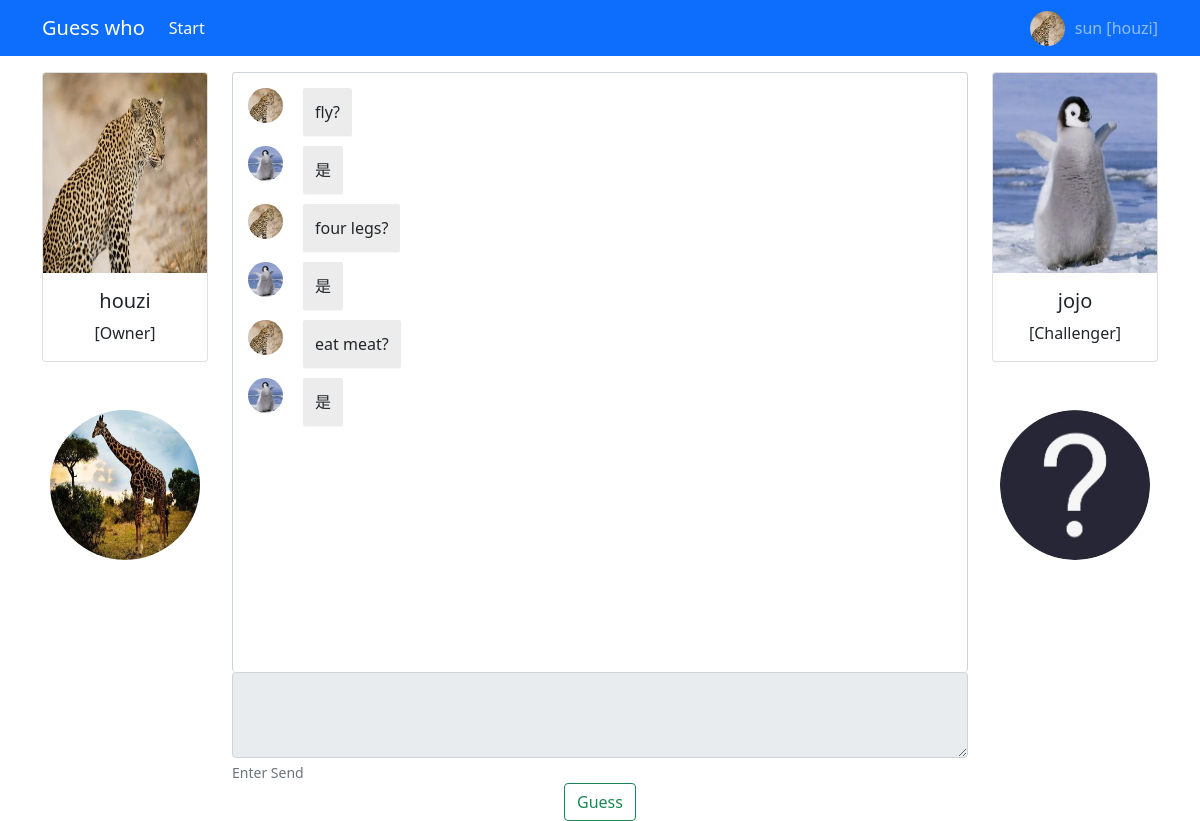
/play/room/1/run (signed in), run on the app's committed database.
### application/models.py (models this page shows, shortened)
class User(UserMixin, db.Model):
    id = Column(Integer, primary_key=True)
    username = Column(String(128), nullable=False, unique=True)
    nickname = Column(String(128), default='', comment='nickname')
    _avatar = Column(
        'avatar',
        String(64),
        default='avatar/_default.jpg',
        comment='avatar'
    )
    role = db.Column(db.Enum('admin', 'simpleuser'), nullable=False, default='simpleuser')
    password = Column(String(128), nullable=False)
    @property
    def avatar(self):
        return url_for('static', filename=self._avatar)
    @avatar.setter
    def avatar(self, file):
        if file and isinstance(file, FileStorage):
            ext_name = file.headers['Content-Type'].split('/')[1]
            avatar_name = f'avatar/{self.username}.{ext_name}'
            file.save(Path(current_app.static_folder) / avatar_name)
            self._avatar = avatar_name
    @staticmethod
    @login_manager.user_loader
    def loader_user(user_id):
        return User.query.get(user_id)

class RoomInfo(db.Model):
    id = Column(Integer, primary_key=True)
    room_id = Column(Integer, ForeignKey('room.id'), index=True)
    question_at = Column(DateTime, default=datetime.now)
    question = Column(Text, nullable=False)
    answer = Column(String(128))
    answer_at = Column(DateTime, onupdate=datetime.now)
    question_user_id = Column(Integer, ForeignKey('user.id'), index=True)
    answer_user_id = Column(Integer, ForeignKey('user.id'), index=True)
    room = db.relationship('Room', back_populates='info')
    question_user = db.relationship('User', foreign_keys=question_user_id)
    answer_user = db.relationship('User', foreign_keys=answer_user_id)

### application/views/play.py (the view)
@bp.route('/room/<int:id>/run')
@login_required
def play_run(id):
    room = Room.query.get(id)
    if current_user not in [room.owner, room.guest]:
        raise Forbidden()
    return render_template('play_run.html', room=room)

### application/models.py (called while the page is built)
    @property
    def owner_lurk_src(self):
        for target in self.resource:
            if int(target['id']) == self.owner_lurk:
                return url_for('static', filename=target['name'])

    @property
    def resource(self):
        return json.loads(self._resource) if self._resource else None

    def can_question(self):
        if current_user == self.owner:
            if self.info and self.info[-1].question_user == current_user:
                return False
            return True
        if current_user == self.guest:
            if self.info and self.info[-1].question_user != current_user:
                return True
            return False

### application/views/play.py (called while the page is built)
@bp.before_request
def before():
    if Resource.query.count() < 9:
        return redirect(url_for('uploads.index_view'))

### application/templates/play_run.html (shortened to what this page needs)
{% extends 'play_base.html' %}
{% block body %}
    <div class="row">
        <div class="col col-lg-2 text-center" id="ownerInfo">
            {% include '_owner_join.html' %}
        </div>
        <div class="col col-lg-8">
            <div id="play-info">
                {% for info in room.info %}
                    <div class="msg-item">
                        <div class="msg-avatar">
                            <img src="{{ room.owner.avatar }}">
                        </div>
                        <div class="msg-content">{{ info.question }}</div>
                    </div>
                    {% if info.answer %}
                        <div class="msg-item">
                            <div class="msg-avatar">
                                <img src="{{ room.guest.avatar }}">
                            </div>
                            <div class="msg-content">{{ info.answer }}</div>
                        </div>
                    {% endif %}
                {% endfor %}
            </div>
            <div id="play-question">
                <textarea class="form-control" rows="3" {%- if not room.can_question() %}
                          disabled{%- endif -%}></textarea>
                <div class="form-text">Enter Send</div>
            </div>
        </div>
        <div class="col col-lg-2 text-center" id="guestInfo">
            {% include '_guest_join.html' %}
        </div>
    </div>
    <div id="over" class="text-center">
        <button type="button" data-bs-toggle="modal" data-bs-target="#gameOver" class="btn btn-outline-success">Guess
        </button>
    </div>
{% endblock %}

### application/templates/base.html (shortened to what this page needs)
{% from 'bootstrap4/utils.html' import render_messages %}
<html>
<head>
    <link rel="icon" href="{{ url_for('static', filename='face.jpg') }}" rel="stylesheet">
    <link href="{{ url_for('static', filename='bootstrap/css/bootstrap.min.css') }}" rel="stylesheet">
    <link href="https://cdn.bootcdn.net/ajax/libs/limonte-sweetalert2/11.4.6/sweetalert2.min.css" rel="stylesheet">
</head>
<body>
<nav class="navbar navbar-expand-lg navbar-dark bg-primary">
    <div class="container">
        <a class="navbar-brand" href="{{ url_for('dashboard.index_view') }}">Guess who</a>
        <div class="collapse navbar-collapse" id="navbarSupportedContent">
            <ul class="navbar-nav me-auto mb-2 mb-lg-0">
                <li class="nav-item">
                    <a class="nav-link active" href="{{ url_for('play.create_room_view') }}">Start</a>
                </li>
            </ul>
        </div>
        <div class="d-flex">
            <a class="personal active" href="{{ url_for('personal.index_view') }}">
                <img class="personal-avatar" src="{{ current_user.avatar }}">
                {{ current_user.username }} [{{ current_user.nickname }}]
            </a>
        </div>
    </div>
</nav>
<div class="container mt-3">
    {% block body %}{% endblock %}
</div>
</body>
</html>

### application/templates/_owner_join.html
<div class="card">
    <img src="{{ room.owner.avatar or url_for('static', filename='avatar/_guest.jpg') }}" class="card-img-top"
         style="height: 200px">
    <div class="card-body" id="guest-info">
        <h5 class="card-title">
            {{ room.owner.nickname }}
        </h5>
        <p class="card-text">[Owner]</p>
    </div>
</div>
{% if room.owner_lurk and room.owner == current_user %}
    <img src="{{ room.owner_lurk_src }}" class="mt-5 lurk">
{% else %}
    <img src="{{ url_for('static', filename='lurk.jpg') }}" class="mt-5 lurk">
{% endif %}

### application/templates/_guest_join.html
<div class="card">
    <img src="{{ room.guest.avatar or url_for('static', filename='avatar/_guest.jpg') }}" class="card-img-top"
         style="height: 200px">
    <div class="card-body" id="guest-info">
        <h5 class="card-title">
            {{ room.guest.nickname }}
        </h5>
        <p class="card-text">[Challenger]</p>
    </div>
</div>
{% if room.guest_lurk and room.guest == current_user %}
    <img src="{{ room.guest_lurk_src }}" class="mt-5 lurk">
{% else %}
    <img src="{{ url_for('static', filename='lurk.jpg') }}" class="mt-5 lurk">
{% endif %}

### application/templates/base.html (style rules this page uses)
.personal { color: rgba(255, 255, 255, .55); text-decoration: none; line-height: 35px; text-indent: 10px; }
.personal-avatar { float: left; height: 35px; width: 35px; border-radius: 50%; }

### application/templates/play_base.html (style rules this page uses)
#play-info { height: 600px; overflow: scroll; overflow-x: hidden; border: 1px solid #ced4da; border-bottom: none; border-radius: 0.25rem; padding: 10px 10px 0px 10px; }
#play-info .msg-item { padding: 5px; }
#play-info .msg-item .msg-avatar img { float: left; height: 35px; width: 35px; border-radius: 50%; }
#play-info .msg-item .msg-content { background: #ECECEC; display: inline-block; padding: 12px; width: auto; max-width: 90%; border-radius: 2px; box-shadow: 0 1px 1px rgb(0 0 0 / 4%); position: relative; overflow-x: auto; margin-left: 20px; }
.lurk { border-radius: 55%; width: 150px; height: 150px; }

### data on the page
User: avatar (picture), username "sun", nickname "houzi", owner (picture), owner.nickname "houzi"
RoomInfo: owner.avatar (picture), question "fly?", guest.avatar (picture), answer "是"
RoomInfo: owner.avatar (picture), question "four legs?", guest.avatar (picture), answer "是"
RoomInfo: owner.avatar (picture), question "eat meat?", guest.avatar (picture), answer "是"
User: guest (picture), guest.nickname "jojo"
